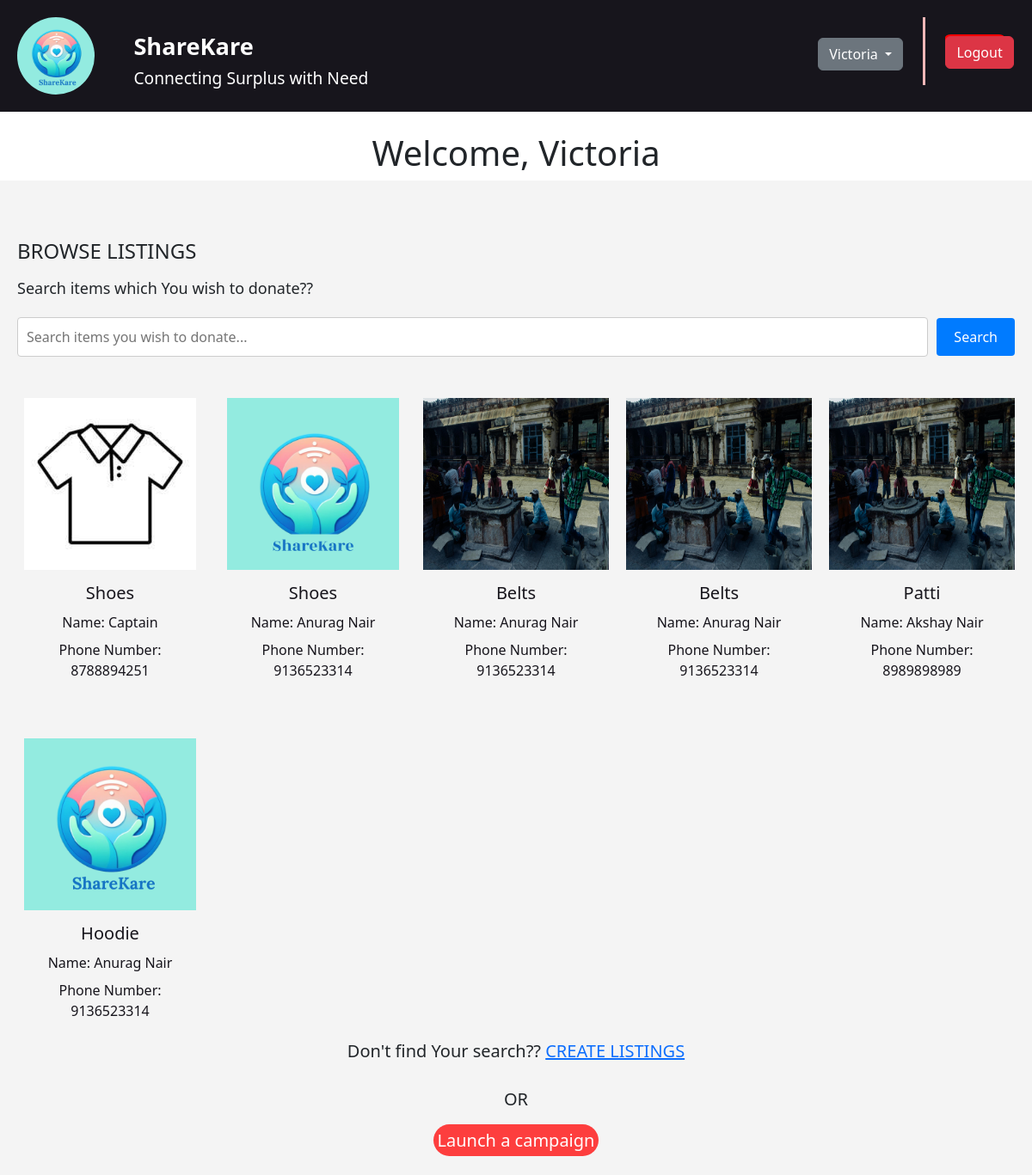
Before: /ngo_dashboard/ (signed in) with the older database file.
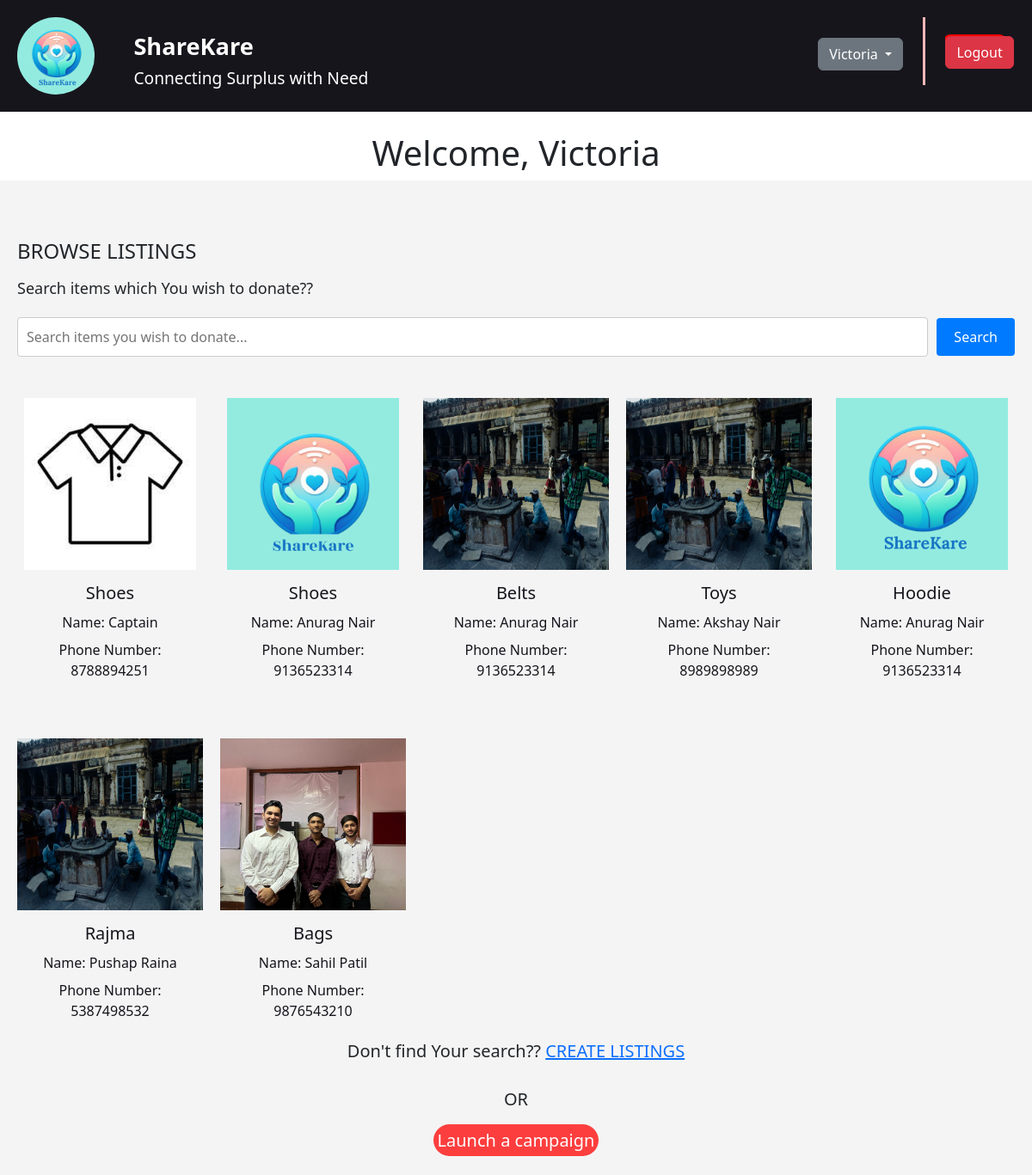
After: the same page with the newer database file.
### home/models.py (models this page shows, shortened)
class NGO(models.Model):
    user = models.OneToOneField(User, on_delete=models.CASCADE)
    regno = models.CharField(max_length=255)
    ngoname = models.CharField(max_length=255)
    document = models.FileField(upload_to='ngo_documents/')
    is_verified = models.BooleanField(default=False)

class Donation(models.Model):
    user = models.ForeignKey(User, on_delete=models.CASCADE)
    other_products = models.TextField(max_length=100)
    phone_number = models.CharField(max_length=15)
    product_quantity = models.IntegerField()
    product_images = models.ImageField(upload_to="images/")

### home/views.py (the view)
# urls.py: path('ngo_dashboard/', views.ngo_dash, name='ngo_dashboard'),
@login_required(login_url='login')
def ngo_dash(request):
    if request.user.is_authenticated:
        try:
            profile = NGO.objects.get(user=request.user)
            if not profile.ngoname:
                messages.error(request, 'Donors are not allowed to access this page.')
                return redirect('home')
        except NGO.DoesNotExist:
            messages.error(request, 'Donors are not allowed to access this page.')
            return redirect('home')
    profile = NGO.objects.get(user=request.user)
    query = request.GET.get('q')
    donation = Donation.objects.filter(other_products__icontains=query) if query else Donation.objects.all()
    context = {
        'ngoname': profile.ngoname,
        'regno': profile.regno,
        'donation': donation
    }
    return render(request,'ngo_dashboard.html',context)

### templates/ngo_dashboard.html (shortened to what this page needs)
<!DOCTYPE html>
{% load static %}
<html lang="en">
<head>
    <link rel="stylesheet" href="{% static "css/ngohome.css" %}"/>
    <link href="https://cdn.jsdelivr.net/npm/bootstrap@5.3.3/dist/css/bootstrap.min.css" rel="stylesheet">
</head>
<body>
    <header>
        <div class="m_container">
            <div id="left">
                <div>
                    <img src="{% static "images/ShareKare.png" %}" id="logo" alt="ShareCare Logo">
                </div>
                <div id="lrig">
                        <h1>ShareKare</h1>
                        <h3>Connecting Surplus with Need</h3>
                </div>
            </div>
                <div class="dropdown">
                    <br>
                        <button class="btn btn-secondary dropdown-toggle" type="button" id="dropdownMenuButton" data-bs-toggle="dropdown" aria-expanded="false">
                            {{ ngoname }}
                        </button>
                    </div>
            <div class="vl"></div>
            <div id="user1">
                <a id ="link" href="{% url 'logout' %}"><button class="btn btn-danger" onclick="logout()">Logout</button></a>
            </div>
        </div>
    </header>
    <h1 id="welcome" align="center">Welcome, {{ ngoname }}</h1>
    <div id="hero">
    <div id="browseListing">
        <br><br>
        <h3 id="tag">BROWSE LISTINGS</h3>
        <p id="br">Search items which You wish to donate??</p>
        <div id="serch">
            <form id="search-form">
                <input type="text" id="search-input" name ="q" placeholder="Search items you wish to donate...">
                <button type="submit" id="search-btn">Search</button>
            </form>
        </div><br>
        <div id="searchResults">
            {% for donation in donation %}
            <a href="{% url 'user_donation' user_id=donation.user.id product_id=donation.id %}" id="parentlink">
                <div id="parentt">
                    <div class="donation-item">
                        <br>
                        <div class="donation-image">
                            <img src="{{ donation.product_images.url }}" alt="{{ donation.other_products }}">
                        </div>
                        <div class="donation-details">
                            <h2>{{ donation.other_products }}</h2>
                            <p>Name: {{ donation.user.first_name }}</p>
                            <p>Phone Number: {{ donation.phone_number }}</p>
                        </div>
                    </div>
                </div>
            </a>
            {% empty %}
                <p>No donations found.</p>
            {% endfor %}
        </div>
        <h5 align="center">Don't find Your search??
        <a href="{% url 'create_donation' %}">CREATE LISTINGS</a></h5><br>
        <h5 align="center">OR <br><br>
        <div id="launchC"><a href="{% url 'create_campaign' %}" id="launchid">Launch a campaign</a></div></h5>
    </div>
    </div>
</body>
</html>

### static/css/ngohome.css (style rules this page uses)
* { margin: 0; padding: 0; box-sizing: border-box; height: auto; }
body { font-family: 'Arial', sans-serif; background-color: #f4e8e8; overflow-x: hidden; }
#left h1 { font-size: 1.7rem; }
#left h3 { font-size: 1.2rem; }
#lrig { margin-top: 2%; }
.m_container { top: 0; max-width: 1600px; margin: 0 auto; padding: 0 20px; display: flex; flex-wrap: wrap; justify-content: center; gap: 2% }
#logo { height: 90px; width: 90px; border-radius: 50%; }
#left { display: flex; flex: 1; gap: 5%; }
.vl { border-left: 3px solid rgb(242, 183, 183); height: auto; margin-bottom: 1%; }
#user1 { margin-right: 1%; margin-top: 1.7%; width: 69px; height: 35px; text-align: center; padding-top: 2px; border-radius: 10%; background-color: red; }
#link { color: white; font-size: 1.2rem; }
#welcome { margin-top: 2%; }
header { background-color: #17151c; color: #fff; padding: 20px 0; top: 0; height: fit-content; }
header h1 { font-size: 24px; font-weight: bold; }
#hero { padding: 20px; background-color: #f4f4f4; }
#browseListing { max-width: 1200px; margin: 0 auto; }
#tag { font-size: 24px; margin-bottom: 15px; }
#br { font-size: 18px; margin-bottom: 20px; }
#search-form { display: flex; align-items: center; }
#search-input { flex: 1; padding: 10px; border: 1px solid #ccc; border-radius: 4px; margin-right: 10px; }
#search-btn { padding: 10px 20px; background-color: #007BFF; color: #fff; border: none; border-radius: 4px; cursor: pointer; transition: background-color 0.3s ease; }
#searchResults { display: grid; grid-template-columns: repeat(auto-fit, minmax(200px, 1fr)); gap: 20px; }
.donation-item { display: flex; flex-direction: column; justify-content: center; align-items: center; }
.donation-image img { max-width: 100%; height: 200px; display: block; }
.donation-details { flex: 2; padding: 15px; text-align: center; }
.donation-details h2 { font-size: 20px; margin-bottom: 10px; }
.donation-details p { font-size: 16px; margin-bottom: 8px; }
#parentlink { text-decoration: none; color: #17151c; }
#launchC { display: inline; background-color: rgb(253, 62, 62); padding: 5px; margin-top: 10px; border-radius: 20px; }
#launchid { text-decoration: none; color: white; }

Changed rows visible on the page:
removed Donation: product_images (picture), other_products "Belts", user.first_name "Anurag Nair", phone_number "9136523314"
changed Donation "Akshay Nair": other_products "Patti" → "Toys"
added Donation: product_images (picture), other_products "Rajma", user.first_name "Pushap Raina", phone_number "5387498532"
added Donation: product_images (picture), other_products "Bags", user.first_name "Sahil Patil", phone_number "9876543210"
